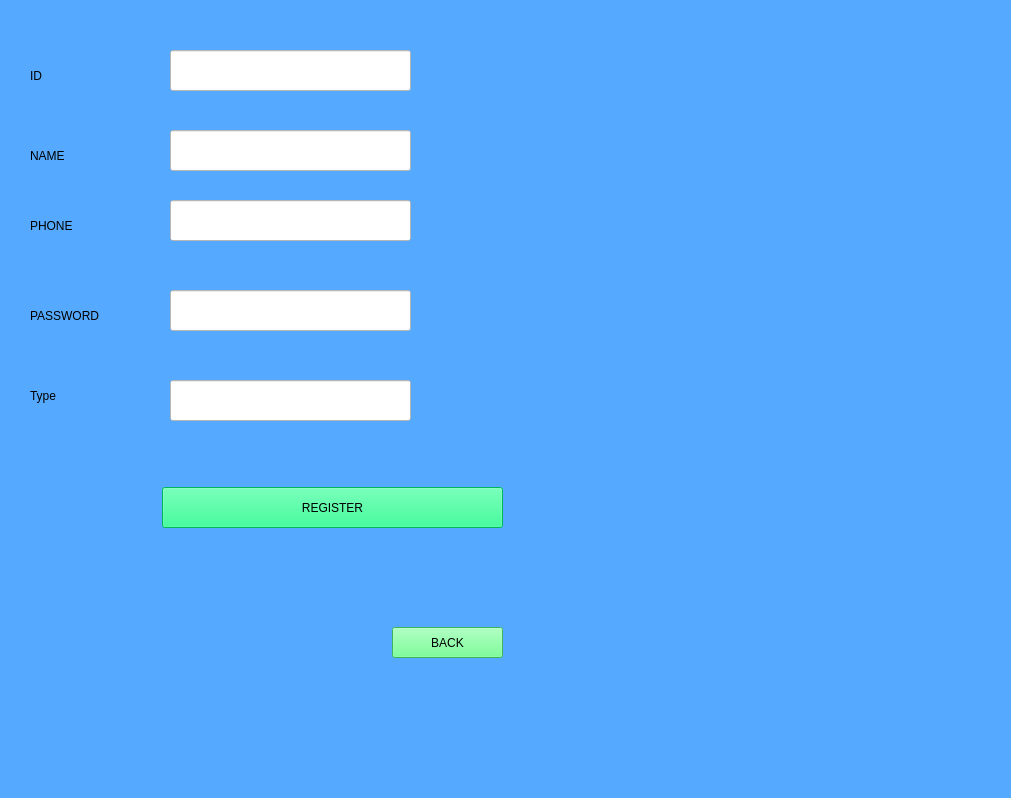
<?xml version="1.0" encoding="UTF-8"?>
<ui version="4.0">
 <class>MainWindow</class>
 <widget class="QMainWindow" name="MainWindow">
  <property name="geometry">
   <rect>
    <x>0</x>
    <y>0</y>
    <width>1011</width>
    <height>798</height>
   </rect>
  </property>
  <property name="windowTitle">
   <string>MainWindow</string>
  </property>
  <property name="styleSheet">
   <string notr="true">background-color:rgb(85, 170, 255)</string>
  </property>
  <widget class="QWidget" name="centralwidget">
   <widget class="QLabel" name="label">
    <property name="geometry">
     <rect>
      <x>30</x>
      <y>60</y>
      <width>111</width>
      <height>31</height>
     </rect>
    </property>
    <property name="text">
     <string>ID</string>
    </property>
   </widget>
   <widget class="QLabel" name="label_2">
    <property name="geometry">
     <rect>
      <x>30</x>
      <y>140</y>
      <width>111</width>
      <height>31</height>
     </rect>
    </property>
    <property name="text">
     <string>NAME</string>
    </property>
   </widget>
   <widget class="QLabel" name="label_3">
    <property name="geometry">
     <rect>
      <x>30</x>
      <y>210</y>
      <width>111</width>
      <height>31</height>
     </rect>
    </property>
    <property name="text">
     <string>PHONE</string>
    </property>
   </widget>
   <widget class="QLabel" name="label_4">
    <property name="geometry">
     <rect>
      <x>30</x>
      <y>300</y>
      <width>111</width>
      <height>31</height>
     </rect>
    </property>
    <property name="text">
     <string>PASSWORD</string>
    </property>
   </widget>
   <widget class="QPushButton" name="b">
    <property name="geometry">
     <rect>
      <x>162</x>
      <y>487</y>
      <width>341</width>
      <height>41</height>
     </rect>
    </property>
    <property name="styleSheet">
     <string notr="true">background-color:rgb(0, 255, 127)</string>
    </property>
    <property name="text">
     <string>REGISTER</string>
    </property>
   </widget>
   <widget class="QLineEdit" name="rid">
    <property name="geometry">
     <rect>
      <x>170</x>
      <y>50</y>
      <width>241</width>
      <height>41</height>
     </rect>
    </property>
    <property name="font">
     <font>
      <pointsize>12</pointsize>
     </font>
    </property>
    <property name="styleSheet">
     <string notr="true">background-color:white</string>
    </property>
    <property name="text">
     <string/>
    </property>
   </widget>
   <widget class="QLineEdit" name="rname">
    <property name="geometry">
     <rect>
      <x>170</x>
      <y>130</y>
      <width>241</width>
      <height>41</height>
     </rect>
    </property>
    <property name="font">
     <font>
      <pointsize>12</pointsize>
     </font>
    </property>
    <property name="styleSheet">
     <string notr="true">background-color:white</string>
    </property>
    <property name="text">
     <string/>
    </property>
   </widget>
   <widget class="QLineEdit" name="rphone">
    <property name="geometry">
     <rect>
      <x>170</x>
      <y>200</y>
      <width>241</width>
      <height>41</height>
     </rect>
    </property>
    <property name="font">
     <font>
      <pointsize>12</pointsize>
     </font>
    </property>
    <property name="styleSheet">
     <string notr="true">background-color:white</string>
    </property>
    <property name="text">
     <string/>
    </property>
   </widget>
   <widget class="QLineEdit" name="rpass">
    <property name="geometry">
     <rect>
      <x>170</x>
      <y>290</y>
      <width>241</width>
      <height>41</height>
     </rect>
    </property>
    <property name="font">
     <font>
      <pointsize>12</pointsize>
     </font>
    </property>
    <property name="styleSheet">
     <string notr="true">background-color:white</string>
    </property>
    <property name="text">
     <string/>
    </property>
   </widget>
   <widget class="QLineEdit" name="rtype">
    <property name="geometry">
     <rect>
      <x>170</x>
      <y>380</y>
      <width>241</width>
      <height>41</height>
     </rect>
    </property>
    <property name="font">
     <font>
      <pointsize>12</pointsize>
     </font>
    </property>
    <property name="styleSheet">
     <string notr="true">background-color:white</string>
    </property>
    <property name="text">
     <string/>
    </property>
   </widget>
   <widget class="QLabel" name="label_5">
    <property name="geometry">
     <rect>
      <x>30</x>
      <y>380</y>
      <width>101</width>
      <height>31</height>
     </rect>
    </property>
    <property name="text">
     <string>Type</string>
    </property>
   </widget>
   <widget class="QPushButton" name="addBack">
    <property name="geometry">
     <rect>
      <x>392</x>
      <y>627</y>
      <width>111</width>
      <height>31</height>
     </rect>
    </property>
    <property name="styleSheet">
     <string notr="true">background-color:rgb(85, 255, 127)</string>
    </property>
    <property name="text">
     <string>BACK</string>
    </property>
   </widget>
  </widget>
  <widget class="QStatusBar" name="statusbar"/>
 </widget>
 <resources/>
 <connections/>
</ui>
